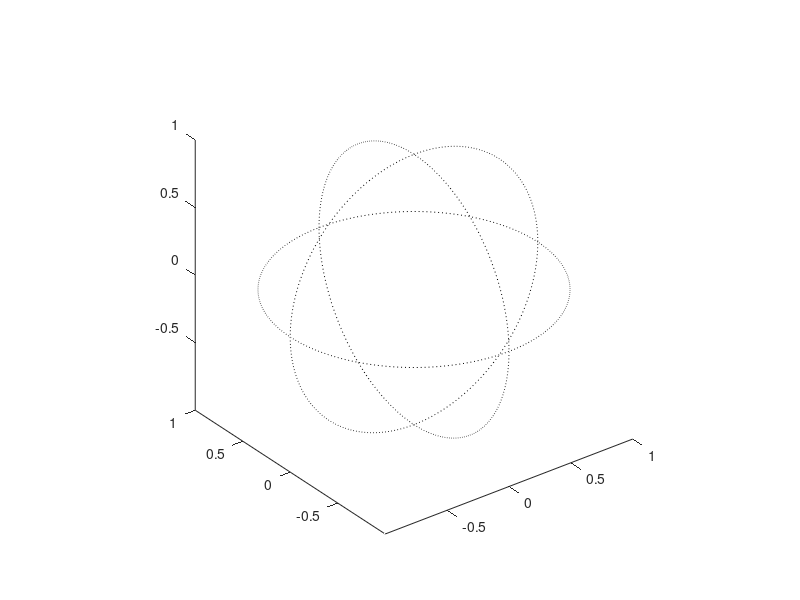

Reproduce this figure in MATLAB. (Note: this script raises an error after producing the figure.)
function tests

close all;
%fractaltest;

%pool = { spherePolyRandomFracture() };
pool = { [ 1, 0, -1, 0; 0, 1, 0, -1; 0, 0, 0, 0 ] };
pool{1} = pool{1} + 0.01*(2*rand(size(pool{1}))-1);

pool{end+1} = fliplr(pool{1});
plotPool(pool);

if 1
    %fracture = spherePolyRandomFracture();
    fracture = pool{1}([2,3,1],:);
    
    if 1
        [Q,R] = qr(rand(3));
        fracture = Q * fracture;
    end
    
    hold on;
    spherePolyPlot(fracture);
    
    pool2 = {};
    for i=1:1
        [ result1, ~, success, intersectionPoints ] = spherePolyIntersect(pool{i}, fracture);
        if success
            hold on;
            plot3(intersectionPoints(1,:),intersectionPoints(2,:),intersectionPoints(3,:),'*m');
            keyboard;
            pool2{end+1} = result1;
            [ result2, ~, success, intersectionPoints ] = spherePolyIntersect(pool{i}, fracture(:,end:-1:1));
            if success
                pool2{end+1} = result2;
            end
        end
    end
    
    plotPool(pool2);
    keyboard;
    return;
end

while numel(pool) < 10
    fprintf(1, 'fragment count: %d\n', numel(pool));
    idx = ceil(numel(pool)*rand(1));
    fracture = spherePolyRandomFracture();
    [ result1, result2, success ] = tryCut(pool{idx}, fracture);
    if success
        pool{idx} = result1;
        pool{end+1} = result2;
        plotPool(pool);
    end
end

function plotPool(pool)
colChars = 'rgbcmyk';

figure;
if 1
    phidense = linspace(0,2*pi,1000);
    A = eye(3);
    circ1 = A * cat(1, cos(phidense), sin(phidense), zeros(size(phidense)));
    circ2 = A * cat(1, zeros(size(phidense)), cos(phidense), sin(phidense));
    circ3 = A * cat(1, sin(phidense), zeros(size(phidense)), cos(phidense));
    
    plot3(circ1(1,:), circ1(2,:), circ1(3,:), 'k:');
    axis equal;
    hold on;
    plot3(circ2(1,:), circ2(2,:), circ2(3,:), 'k:');
    plot3(circ3(1,:), circ3(2,:), circ3(3,:), 'k:');
    hold off;
end

for i=1:numel(pool)
    spherePolyPlot(pool{i}, colChars(1+mod(i-1,numel(colChars))));
end
